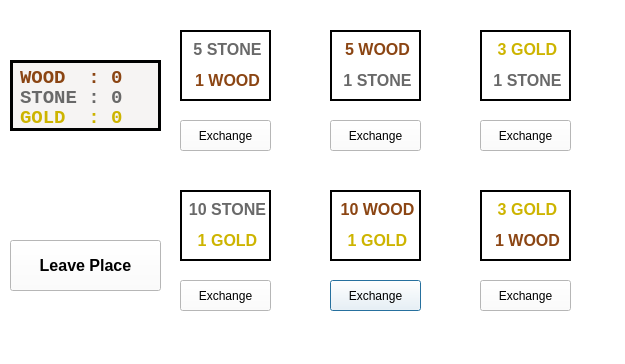
<?xml version="1.0" encoding="UTF-8"?>
<ui version="4.0">
 <class>Market</class>
 <widget class="QDialog" name="Market">
  <property name="geometry">
   <rect>
    <x>0</x>
    <y>0</y>
    <width>625</width>
    <height>364</height>
   </rect>
  </property>
  <property name="sizePolicy">
   <sizepolicy hsizetype="Fixed" vsizetype="Fixed">
    <horstretch>0</horstretch>
    <verstretch>0</verstretch>
   </sizepolicy>
  </property>
  <property name="windowTitle">
   <string>Dialog</string>
  </property>
  <property name="styleSheet">
   <string notr="true">background-color:rgb(255,255,255)</string>
  </property>
  <widget class="QPushButton" name="ExchangeWoodForGold">
   <property name="geometry">
    <rect>
     <x>330</x>
     <y>280</y>
     <width>91</width>
     <height>31</height>
    </rect>
   </property>
   <property name="text">
    <string>Exchange</string>
   </property>
  </widget>
  <widget class="QPushButton" name="ExchangeStoneForGold">
   <property name="geometry">
    <rect>
     <x>180</x>
     <y>280</y>
     <width>91</width>
     <height>31</height>
    </rect>
   </property>
   <property name="text">
    <string>Exchange</string>
   </property>
  </widget>
  <widget class="QPushButton" name="ExchangeGoldForWood">
   <property name="geometry">
    <rect>
     <x>480</x>
     <y>280</y>
     <width>91</width>
     <height>31</height>
    </rect>
   </property>
   <property name="text">
    <string>Exchange</string>
   </property>
  </widget>
  <widget class="QPushButton" name="ExchangeGoldForStone">
   <property name="geometry">
    <rect>
     <x>480</x>
     <y>120</y>
     <width>91</width>
     <height>31</height>
    </rect>
   </property>
   <property name="text">
    <string>Exchange</string>
   </property>
  </widget>
  <widget class="QPushButton" name="ExchangeStoneForWood">
   <property name="geometry">
    <rect>
     <x>180</x>
     <y>120</y>
     <width>91</width>
     <height>31</height>
    </rect>
   </property>
   <property name="text">
    <string>Exchange</string>
   </property>
  </widget>
  <widget class="QPushButton" name="ExchangeWoodForStone">
   <property name="geometry">
    <rect>
     <x>330</x>
     <y>120</y>
     <width>91</width>
     <height>31</height>
    </rect>
   </property>
   <property name="text">
    <string>Exchange</string>
   </property>
  </widget>
  <widget class="QLabel" name="WoodForGold">
   <property name="geometry">
    <rect>
     <x>330</x>
     <y>190</y>
     <width>91</width>
     <height>71</height>
    </rect>
   </property>
   <property name="font">
    <font>
     <pointsize>12</pointsize>
    </font>
   </property>
   <property name="styleSheet">
    <string notr="true">background-color:rgb(255,255,255)
</string>
   </property>
   <property name="frameShape">
    <enum>QFrame::WinPanel</enum>
   </property>
   <property name="lineWidth">
    <number>3</number>
   </property>
   <property name="midLineWidth">
    <number>0</number>
   </property>
   <property name="text">
    <string>&lt;html&gt;&lt;head/&gt;&lt;body&gt;&lt;p align=&quot;center&quot;&gt;&lt;span style=&quot; font-weight:600; color:#8b4513;&quot;&gt;10 WOOD&lt;/span&gt;&lt;/p&gt;&lt;p align=&quot;center&quot;&gt;&lt;span style=&quot; font-weight:600; color:#cdb400;&quot;&gt;1 GOLD&lt;/span&gt;&lt;/p&gt;&lt;/body&gt;&lt;/html&gt;</string>
   </property>
   <property name="textFormat">
    <enum>Qt::AutoText</enum>
   </property>
  </widget>
  <widget class="QLabel" name="StoneForWood">
   <property name="geometry">
    <rect>
     <x>180</x>
     <y>30</y>
     <width>91</width>
     <height>71</height>
    </rect>
   </property>
   <property name="font">
    <font>
     <pointsize>12</pointsize>
    </font>
   </property>
   <property name="frameShape">
    <enum>QFrame::WinPanel</enum>
   </property>
   <property name="lineWidth">
    <number>3</number>
   </property>
   <property name="text">
    <string>&lt;html&gt;&lt;head/&gt;&lt;body&gt;&lt;p align=&quot;center&quot;&gt;&lt;span style=&quot; font-weight:600; color:#696969;&quot;&gt;5 STONE&lt;/span&gt;&lt;/p&gt;&lt;p align=&quot;center&quot;&gt;&lt;span style=&quot; font-weight:600; color:#8b4513;&quot;&gt;1 WOOD&lt;/span&gt;&lt;/p&gt;&lt;/body&gt;&lt;/html&gt;</string>
   </property>
   <property name="textFormat">
    <enum>Qt::AutoText</enum>
   </property>
  </widget>
  <widget class="QLabel" name="GoldForStone">
   <property name="geometry">
    <rect>
     <x>480</x>
     <y>30</y>
     <width>91</width>
     <height>71</height>
    </rect>
   </property>
   <property name="font">
    <font>
     <pointsize>12</pointsize>
    </font>
   </property>
   <property name="frameShape">
    <enum>QFrame::WinPanel</enum>
   </property>
   <property name="lineWidth">
    <number>3</number>
   </property>
   <property name="text">
    <string>&lt;html&gt;&lt;head/&gt;&lt;body&gt;&lt;p align=&quot;center&quot;&gt;&lt;span style=&quot; font-weight:600; color:#cdb400;&quot;&gt;3 GOLD&lt;/span&gt;&lt;/p&gt;&lt;p align=&quot;center&quot;&gt;&lt;span style=&quot; font-weight:600; color:#696969;&quot;&gt;1 STONE&lt;/span&gt;&lt;/p&gt;&lt;/body&gt;&lt;/html&gt;</string>
   </property>
   <property name="textFormat">
    <enum>Qt::AutoText</enum>
   </property>
  </widget>
  <widget class="QLabel" name="StoneForGold">
   <property name="geometry">
    <rect>
     <x>180</x>
     <y>190</y>
     <width>91</width>
     <height>71</height>
    </rect>
   </property>
   <property name="font">
    <font>
     <pointsize>12</pointsize>
    </font>
   </property>
   <property name="frameShape">
    <enum>QFrame::WinPanel</enum>
   </property>
   <property name="lineWidth">
    <number>3</number>
   </property>
   <property name="text">
    <string>&lt;html&gt;&lt;head/&gt;&lt;body&gt;&lt;p align=&quot;center&quot;&gt;&lt;span style=&quot; font-weight:600; color:#696969;&quot;&gt;10 STONE&lt;/span&gt;&lt;/p&gt;&lt;p align=&quot;center&quot;&gt;&lt;span style=&quot; font-weight:600; color:#cdb400;&quot;&gt;1 GOLD&lt;/span&gt;&lt;/p&gt;&lt;/body&gt;&lt;/html&gt;</string>
   </property>
   <property name="textFormat">
    <enum>Qt::AutoText</enum>
   </property>
  </widget>
  <widget class="QLabel" name="WoodForGold_4">
   <property name="geometry">
    <rect>
     <x>330</x>
     <y>30</y>
     <width>91</width>
     <height>71</height>
    </rect>
   </property>
   <property name="font">
    <font>
     <pointsize>12</pointsize>
    </font>
   </property>
   <property name="frameShape">
    <enum>QFrame::WinPanel</enum>
   </property>
   <property name="lineWidth">
    <number>3</number>
   </property>
   <property name="text">
    <string>&lt;html&gt;&lt;head/&gt;&lt;body&gt;&lt;p align=&quot;center&quot;&gt;&lt;span style=&quot; font-weight:600; color:#8b4513;&quot;&gt;5 WOOD&lt;/span&gt;&lt;/p&gt;&lt;p align=&quot;center&quot;&gt;&lt;span style=&quot; font-weight:600; color:#696969;&quot;&gt;1 STONE&lt;/span&gt;&lt;/p&gt;&lt;/body&gt;&lt;/html&gt;</string>
   </property>
   <property name="textFormat">
    <enum>Qt::AutoText</enum>
   </property>
  </widget>
  <widget class="QLabel" name="GoldForWood">
   <property name="geometry">
    <rect>
     <x>480</x>
     <y>190</y>
     <width>91</width>
     <height>71</height>
    </rect>
   </property>
   <property name="font">
    <font>
     <pointsize>12</pointsize>
    </font>
   </property>
   <property name="frameShape">
    <enum>QFrame::WinPanel</enum>
   </property>
   <property name="lineWidth">
    <number>3</number>
   </property>
   <property name="text">
    <string>&lt;html&gt;&lt;head/&gt;&lt;body&gt;&lt;p align=&quot;center&quot;&gt;&lt;span style=&quot; font-weight:600; color:#cdb400;&quot;&gt;3 GOLD&lt;/span&gt;&lt;/p&gt;&lt;p align=&quot;center&quot;&gt;&lt;span style=&quot; font-weight:600; color:#8b4513;&quot;&gt;1 WOOD&lt;/span&gt;&lt;/p&gt;&lt;/body&gt;&lt;/html&gt;</string>
   </property>
   <property name="textFormat">
    <enum>Qt::AutoText</enum>
   </property>
  </widget>
  <widget class="QFrame" name="frame">
   <property name="geometry">
    <rect>
     <x>10</x>
     <y>60</y>
     <width>151</width>
     <height>71</height>
    </rect>
   </property>
   <property name="maximumSize">
    <size>
     <width>1200</width>
     <height>600</height>
    </size>
   </property>
   <property name="styleSheet">
    <string notr="true">background-color:rgb(246, 244, 243)</string>
   </property>
   <property name="frameShape">
    <enum>QFrame::Box</enum>
   </property>
   <property name="frameShadow">
    <enum>QFrame::Plain</enum>
   </property>
   <property name="lineWidth">
    <number>3</number>
   </property>
   <property name="midLineWidth">
    <number>4</number>
   </property>
   <widget class="QLabel" name="AmountOfGold">
    <property name="geometry">
     <rect>
      <x>10</x>
      <y>50</y>
      <width>131</width>
      <height>16</height>
     </rect>
    </property>
    <property name="font">
     <font>
      <family>Courier New</family>
      <pointsize>14</pointsize>
      <weight>75</weight>
      <bold>true</bold>
     </font>
    </property>
    <property name="styleSheet">
     <string notr="true">color:rgb(205,180,0)</string>
    </property>
    <property name="text">
     <string>GOLD  : 0</string>
    </property>
    <property name="alignment">
     <set>Qt::AlignLeading|Qt::AlignLeft|Qt::AlignVCenter</set>
    </property>
   </widget>
   <widget class="QLabel" name="AmountOfStone">
    <property name="geometry">
     <rect>
      <x>10</x>
      <y>30</y>
      <width>131</width>
      <height>16</height>
     </rect>
    </property>
    <property name="font">
     <font>
      <family>Courier New</family>
      <pointsize>14</pointsize>
      <weight>75</weight>
      <bold>true</bold>
     </font>
    </property>
    <property name="styleSheet">
     <string notr="true">color:rgb(105,105,105)</string>
    </property>
    <property name="text">
     <string>STONE : 0</string>
    </property>
    <property name="alignment">
     <set>Qt::AlignLeading|Qt::AlignLeft|Qt::AlignVCenter</set>
    </property>
   </widget>
   <widget class="QLabel" name="AmountOfWood">
    <property name="geometry">
     <rect>
      <x>10</x>
      <y>10</y>
      <width>131</width>
      <height>16</height>
     </rect>
    </property>
    <property name="font">
     <font>
      <family>Courier New</family>
      <pointsize>14</pointsize>
      <weight>75</weight>
      <bold>true</bold>
     </font>
    </property>
    <property name="styleSheet">
     <string notr="true">color:	rgb(139,69,19)</string>
    </property>
    <property name="text">
     <string>WOOD  : 0</string>
    </property>
    <property name="alignment">
     <set>Qt::AlignLeading|Qt::AlignLeft|Qt::AlignVCenter</set>
    </property>
   </widget>
  </widget>
  <widget class="QPushButton" name="exit">
   <property name="geometry">
    <rect>
     <x>10</x>
     <y>240</y>
     <width>151</width>
     <height>51</height>
    </rect>
   </property>
   <property name="font">
    <font>
     <pointsize>12</pointsize>
     <weight>75</weight>
     <bold>true</bold>
    </font>
   </property>
   <property name="text">
    <string>Leave Place</string>
   </property>
  </widget>
 </widget>
 <resources/>
 <connections/>
</ui>
